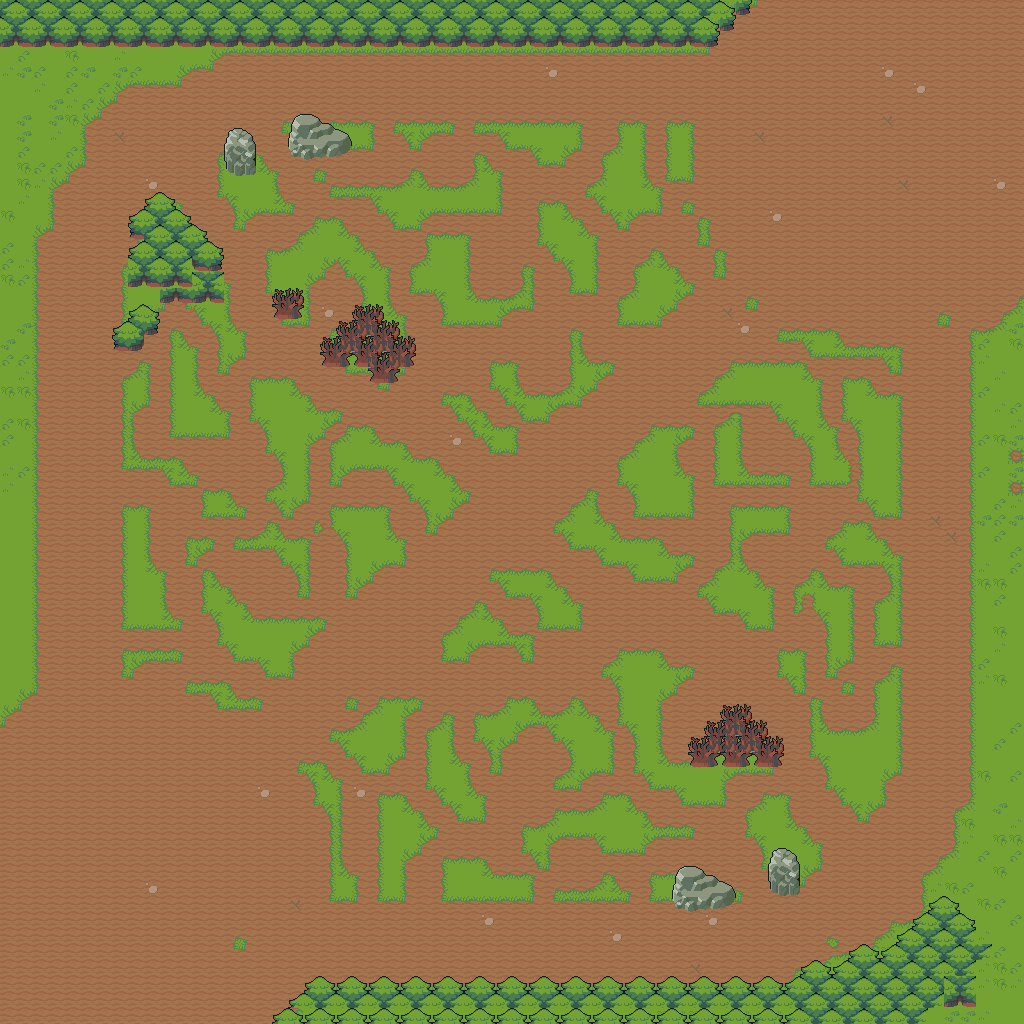

Below is a game level as drawn by its tile map, then a one-line description and the .tmx that defines it (tile-layer data replaced by summaries):
An orthogonal 64x64 tile map with 16x16 px tiles, 2 tile layers (ground, trees), 1 hidden layer not drawn, 3 tilesets and 31 objects (22x turret, 2x nexus, 2x fountain).

<map version="1.10" tiledversion="1.11.0" orientation="orthogonal" renderorder="right-down" width="64" height="64" tilewidth="16" tileheight="16" infinite="0" nextlayerid="8" nextobjectid="55">
 <tileset firstgid="1" source="TilesetFloor.tsx" />
 <tileset firstgid="573" source="TilesetNature.tsx" />
 <tileset firstgid="1077" source="TilesetTowers.tsx" />
 <layer id="1" name="ground" width="64" height="64">
  <data>[4096 cells, 4096 non-empty, 33 distinct tile ids]</data>
 </layer>
 <layer id="4" name="trees" width="64" height="64">
  <properties>
   <property name="solid" type="bool" value="true" />
  </properties>
  <data>[4096 cells, 418 non-empty, 46 distinct tile ids]</data>
 </layer>
 <imagelayer id="3" name="Image Layer 1" visible="0" locked="1" opacity="0.29">
  <image source="../fgrxon2d9km71.jpg" width="1024" height="1024" />
 </imagelayer>
 <objectgroup id="6" name="walls" visible="0">
  <properties>
   <property name="solid" type="bool" value="true" />
  </properties>
  <object id="46" x="112" y="352">
   <polygon points="0,0 16,-96 48,-160 96,-80 128,-16 112,16 80,-48 64,-64 48,-48 32,-32 32,0" />
  </object>
  <object id="49" x="0" y="0">
   <polygon points="0,0 0,720 32,688 32,256 48,176 128,80 256,48 704,48 752,0" />
  </object>
  <object id="50" x="128" y="512">
   <polygon points="0,0 0,112 48,112 32,64 32,16" />
  </object>
  <object id="51" x="112" y="384">
   <polygon points="0,0 0,80 64,112 80,96 64,80 32,80 16,48 32,32 32,-16" />
  </object>
  <object id="52" x="176" y="336">
   <polygon points="0,0 0,96 16,112 32,112 48,96 16,48 16,16" />
  </object>
 </objectgroup>
 <objectgroup id="2" name="structures">
  <object id="12" type="turret" gid="1104" x="288" y="96" width="32" height="32">
   <properties>
    <property name="team" value="red" />
    <property name="tier" value="outer" />
    <property name="lane" value="top" />
   </properties>
  </object>
  <object id="13" type="turret" gid="1104" x="592" y="448" width="32" height="32">
   <properties>
    <property name="team" value="red" />
    <property name="tier" value="outer" />
    <property name="lane" value="mid" />
   </properties>
  </object>
  <object id="14" type="turret" gid="1104" x="928" y="752" width="32" height="32">
   <properties>
    <property name="team" value="red" />
    <property name="tier" value="outer" />
    <property name="lane" value="bot" />
   </properties>
  </object>
  <object id="15" type="turret" gid="1104" x="528" y="112" width="32" height="32">
   <properties>
    <property name="team" value="red" />
    <property name="tier" value="inner" />
    <property name="lane" value="top" />
   </properties>
  </object>
  <object id="16" type="turret" gid="1104" x="656" y="352" width="32" height="32">
   <properties>
    <property name="team" value="red" />
    <property name="tier" value="inner" />
    <property name="lane" value="mid" />
   </properties>
  </object>
  <object id="17" type="turret" gid="1104" x="912" y="480" width="32" height="32">
   <properties>
    <property name="team" value="red" />
    <property name="tier" value="inner" />
    <property name="lane" value="bot" />
   </properties>
  </object>
  <object id="18" type="turret" gid="1083" x="928" y="320" width="32" height="32">
   <properties>
    <property name="team" value="red" />
    <property name="tier" value="base" />
    <property name="lane" value="bot" />
   </properties>
  </object>
  <object id="19" type="turret" gid="1083" x="752" y="272" width="32" height="32">
   <properties>
    <property name="team" value="red" />
    <property name="tier" value="base" />
    <property name="lane" value="mid" />
   </properties>
  </object>
  <object id="20" type="turret" gid="1083" x="704" y="96" width="32" height="32">
   <properties>
    <property name="team" value="red" />
    <property name="tier" value="base" />
    <property name="lane" value="top" />
   </properties>
  </object>
  <object id="27" type="turret" gid="1083" x="896" y="160" width="32" height="32">
   <properties>
    <property name="team" value="red" />
    <property name="tier" value="nexus" />
   </properties>
  </object>
  <object id="28" type="turret" gid="1083" x="864" y="128" width="32" height="32">
   <properties>
    <property name="team" value="red" />
    <property name="tier" value="nexus" />
   </properties>
  </object>
  <object id="29" type="turret" gid="1095" x="48" y="320" width="32" height="32">
   <properties>
    <property name="team" value="blue" />
    <property name="tier" value="outer" />
    <property name="lane" value="top" />
   </properties>
  </object>
  <object id="30" type="turret" gid="1095" x="80" y="592" width="32" height="32">
   <properties>
    <property name="team" value="blue" />
    <property name="tier" value="inner" />
    <property name="lane" value="top" />
   </properties>
  </object>
  <object id="31" type="turret" gid="1095" x="336" y="704" width="32" height="32">
   <properties>
    <property name="team" value="blue" />
    <property name="tier" value="inner" />
    <property name="lane" value="mid" />
   </properties>
  </object>
  <object id="32" type="turret" gid="1095" x="384" y="592" width="32" height="32">
   <properties>
    <property name="team" value="blue" />
    <property name="tier" value="outer" />
    <property name="lane" value="mid" />
   </properties>
  </object>
  <object id="33" type="turret" gid="1095" x="448" y="944" width="32" height="32">
   <properties>
    <property name="team" value="blue" />
    <property name="tier" value="inner" />
    <property name="lane" value="bot" />
   </properties>
  </object>
  <object id="35" type="turret" gid="1095" x="720" y="960" width="32" height="32">
   <properties>
    <property name="team" value="blue" />
    <property name="tier" value="outer" />
    <property name="lane" value="bot" />
   </properties>
  </object>
  <object id="36" type="turret" gid="1086" x="64" y="736" width="32" height="32">
   <properties>
    <property name="team" value="blue" />
    <property name="tier" value="base" />
    <property name="lane" value="top" />
   </properties>
  </object>
  <object id="37" type="turret" gid="1086" x="240" y="784" width="32" height="32">
   <properties>
    <property name="team" value="blue" />
    <property name="tier" value="base" />
    <property name="lane" value="mid" />
   </properties>
  </object>
  <object id="38" type="turret" gid="1086" x="288" y="960" width="32" height="32">
   <properties>
    <property name="team" value="blue" />
    <property name="tier" value="base" />
    <property name="lane" value="bot" />
   </properties>
  </object>
  <object id="39" type="turret" gid="1086" x="96" y="896" width="32" height="32">
   <properties>
    <property name="team" value="blue" />
    <property name="tier" value="nexus" />
   </properties>
  </object>
  <object id="40" type="turret" gid="1086" x="128" y="928" width="32" height="32">
   <properties>
    <property name="team" value="blue" />
    <property name="tier" value="nexus" />
   </properties>
  </object>
  <object id="41" type="nexus" gid="1110" x="80" y="944" width="32" height="32">
   <properties>
    <property name="team" value="blue" />
   </properties>
  </object>
  <object id="42" type="nexus" gid="1110" x="912" y="112" width="32" height="32">
   <properties>
    <property name="team" value="red" />
   </properties>
  </object>
 </objectgroup>
 <objectgroup id="7" name="actors">
  <object id="53" name="blue fountain" type="fountain" x="48" y="984">
   <properties>
    <property name="team" value="blue" />
   </properties>
   <point />
  </object>
  <object id="54" name="red fountain" type="fountain" x="976" y="40">
   <properties>
    <property name="team" value="red" />
   </properties>
   <point />
  </object>
 </objectgroup>
</map>
